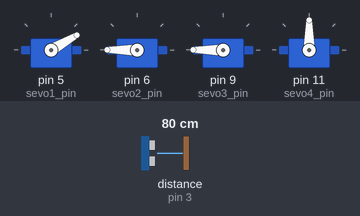
The sketch below on a simulated Arduino Uno, built with avr-gcc and run on an emulated ATmega328P. Parts: 4 × servo. Wiring (inferred from the names in the program): ultrasonic range finder: trigger pin 10; echo pin 3. Inputs (shaded band) come from the test bench; at power-on: distance to the obstacle (sensor on pin 3) 80 cm. The echo pulse lasts 58.3 µs per cm.

Above: at 1.2 s.
1.3 s: distance to the obstacle (sensor on pin 3) set to 12 cm
3.6 s: distance to the obstacle (sensor on pin 3) set to 9 cm
At 4.75 s:
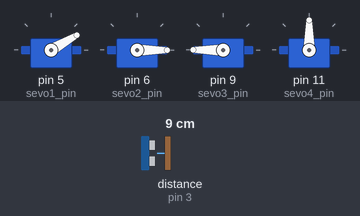
At 5.6 s:
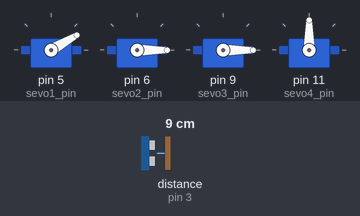
6.6 s: distance to the obstacle (sensor on pin 3) set to 18 cm
At 7.5 s:
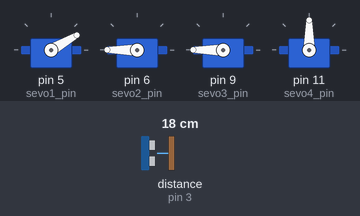
Timing chart, 0 to 9.6 s (numbered marks = the images above; inputs shaded):
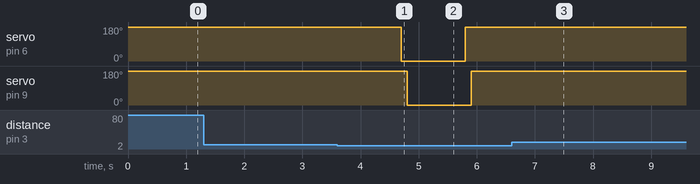

Measured:
- the behaviour switches between 11 and 10 cm on distance to the obstacle (sensor on pin 3) (found by bisection; images 0 and 1)
- after the input at 1.3 s, every drawn part: stays the same
- after the input at 3.6 s, servo on pin 6 (sevo2_pin): 180° → 0° after 1.1 s, → 180° 1.1 s later; servo on pin 9 (sevo3_pin): 180° → 0° after 1.2 s, → 180° 1.1 s later
- after the input at 6.6 s, servo on pin 6 (sevo2_pin), servo on pin 9 (sevo3_pin): stops changing and stays 180°

The sketch:

Ultrasonic_Sensor_with_servo.ino
```cpp
#include "Servo.h"

/* 每個舵機類別(class)宣告 */
Servo servo1;
Servo servo2;
Servo servo3;
Servo servo4;

/* 各伺服舵機腳位、最大角度、最小角度與初始角度設定 */
#define sevo1_pin 5
#define servo1_angle_min 0
#define servo1_angle_max 180
#define servo1_angle_init 30

#define sevo2_pin 6
#define servo2_angle_min 0
#define servo2_angle_max 180
#define servo2_angle_init 180

#define sevo3_pin 9
#define servo3_angle_min 0
#define servo3_angle_max 180
#define servo3_angle_init 180

#define sevo4_pin 11
#define servo4_angle_min 0
#define servo4_angle_max 180
#define servo4_angle_init 90

/* 每個舵機目前角度變數宣告，預設為初始化的角度*/
unsigned short servo1_angle = servo1_angle_init;
unsigned short servo2_angle = servo2_angle_init;
unsigned short servo3_angle = servo3_angle_init;
unsigned short servo4_angle = servo4_angle_init;

#define echoPin 3 // attach pin D2 Arduino to pin Echo of HC-SR04
#define trigPin 10 //attach pin D3 Arduino to pin Trig of HC-SR04
long duration; // variable for the duration of sound wave travel
int distance; // variable for the distance measurement

char c;  // 接收藍芽字串用變數
bool flag = 0;

float ultrasonic_distance_10_3();

void setup()
{
   Serial.begin(9600);  // UART0串口初始化

   servo1.attach(sevo1_pin); //初始化舵機1腳位為D5
   servo2.attach(sevo2_pin); //初始化舵機2腳位為D6
   servo3.attach(sevo3_pin); //初始化舵機3腳位為D9
   servo4.attach(sevo4_pin); //初始化舵機4腳位為D11

   servo1.write(servo1_angle);     //初始化舵機1角度
   servo2.write(servo2_angle);    //初始化舵機2角度
   servo3.write(servo3_angle);      //初始化舵機3角度
   servo4.write(servo4_angle);      //初始化舵機4角度

   pinMode(trigPin, OUTPUT);
   pinMode(echoPin, INPUT);
}

void loop()
{
   if (ultrasonic_distance_10_3() <= 10) {
      flag = !flag;
      if (flag) {
         servo2.write(180);
         delay(100);
         servo3.write(180);
         delay(1000);
      }
      else {
         servo2.write(0);
         delay(100);
         servo3.write(0);
         delay(1000);
      }
   }
}

float ultrasonic_distance_10_3() {
   digitalWrite(10, LOW);
   digitalWrite(3, LOW);
   delayMicroseconds(5);
   digitalWrite(10, HIGH);
   delayMicroseconds(10);
   digitalWrite(10, LOW);
   unsigned long sonic_duration = pulseIn(3, HIGH);
   float distance_cm = (sonic_duration / 2.0) / 29.1;
   return distance_cm;
}
```
